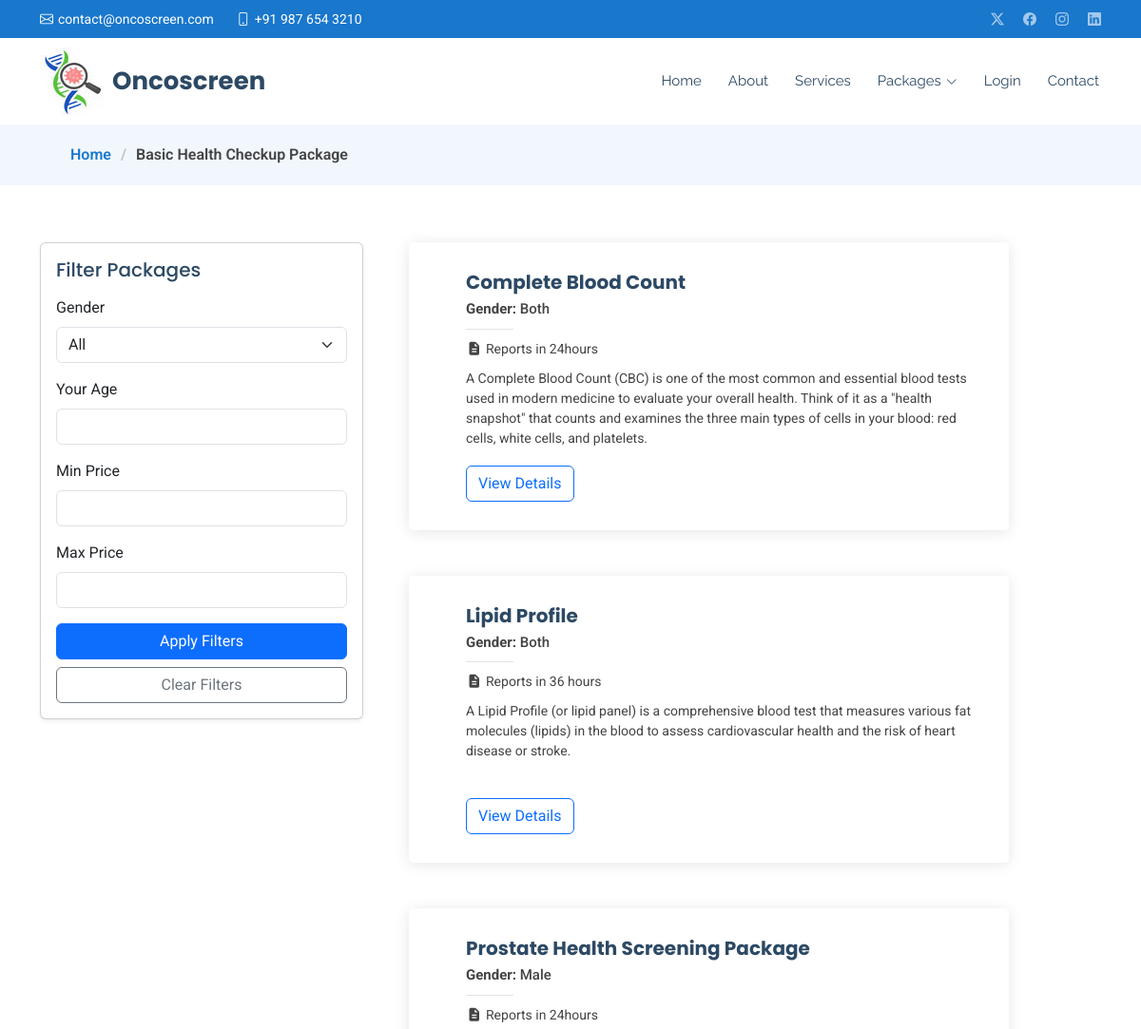
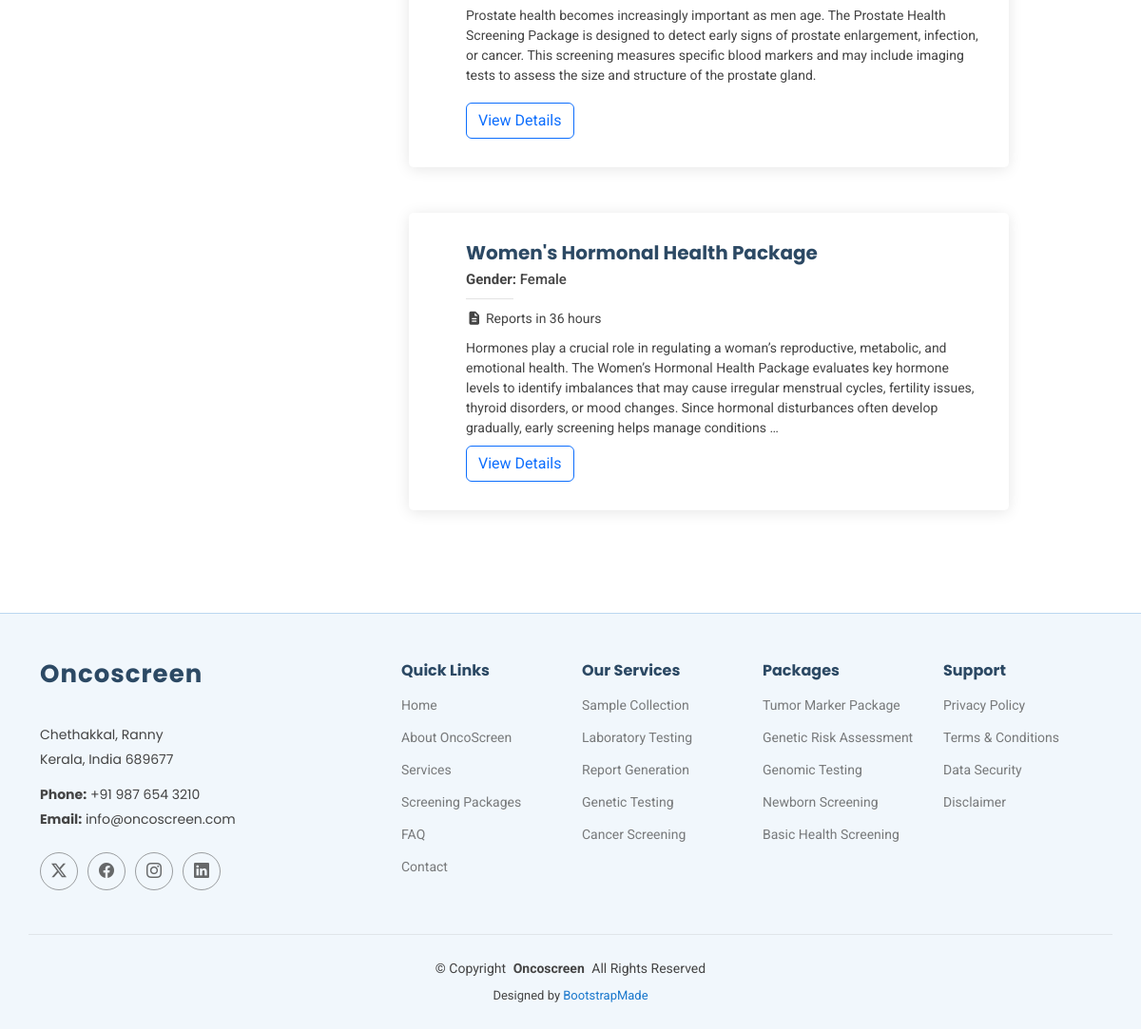
/category_packages/1/, run on the app's committed database (2 pictures, top to bottom).
### bookingplatform/models.py (models this page shows, shortened)
class PackageCategory(models.Model):
    name = models.CharField(max_length=255)
    description = models.TextField(blank=True)
    icon = models.CharField(
        max_length=255,
        help_text='Font Awesome icons(e.g. fa-dna, fa-heartbeat)',
        blank=True
    )
    def __str__(self):
        return self.name

class LabPackage(models.Model): #labprofile is deleted will delete all packages
    HOME_COLLECTION_CHOICES = (
        ('YES', 'Home Collection Available'),
        ('NO', 'Lab Visit Required'),
        )
    lab = models.ForeignKey(
        Lab,
        on_delete=models.CASCADE,
        related_name='packages'
    )
    category = models.ForeignKey(
        PackageCategory,
        on_delete=models.SET_NULL,
        null=True,
        related_name='packages'
    )
    name = models.CharField(max_length=255)
    intro_heading = models.CharField(
        max_length=255,
         help_text="Eg: What is Breast Cancer?"
         )
    intro_description = RichTextField()
    tests = models.ManyToManyField(
        LabTest,
        related_name='packages',
        blank=True
    )
    risk_factors = RichTextField()
    age_recommendation = RichTextField()
    min_age = models.PositiveBigIntegerField(
        null=True,
        blank=True,
        help_text='Minimum age in years'
    )
    max_age = models.PositiveBigIntegerField(
        null=True,
        blank=True,
        help_text='Maximum age in years'
    )
    gender = models.CharField(
        max_length=10,
        choices=(
            ('MALE','Male'),
            ('FEMALE','Female'),
            ('BOTH','Both'))
    )
    recommended_age_text = models.CharField(max_length=255,null=True,blank=True)
    price = models.DecimalField(max_digits=8,decimal_places=2)
    report_time = models.CharField(max_length=100)
    home_collection = models.CharField(
        max_length=3,
        choices=HOME_COLLECTION_CHOICES,
        default='NO'
        )
    is_active = models.BooleanField(default=True)
    created_at=models.DateTimeField(auto_now_add=True)

### bookingplatform/views.py (the view)
# urls.py: path('category_packages/<int:pk>/',views.category_packages_view,name='category_packages'),
def category_packages_view(request,pk):
    category = PackageCategory.objects.get(id=pk)
    print(category)
    packages = LabPackage.objects.filter(
        category=category,
        is_active=True
    )
    gender = request.GET.get('gender')
    age = request.GET.get('age')
    min_price = request.GET.get('min_price')
    max_price = request.GET.get('max_price')
    if gender:
        packages = packages.filter(
            Q(gender=gender) | Q(gender='BOTH')
        )
    if age:
        age = int(age)
        packages = packages.filter(
            Q(min_age__lte=age) | Q(min_age__isnull=True),
            Q(max_age__gte=age) | Q(max_age__isnull=True)
        )
    if min_price:
        packages = packages.filter(price__gte=min_price)
    if max_price:
        packages = packages.filter(price__lte=max_price)
    return render(request, 'category_packages.html',{
    'category': category,
    'packages':packages
    })

### bookingplatform/context_processors.py (called while the page is built, shortened)
def menu_categories(request):
    return{
        'menu_categories':PackageCategory.objects.all()
    }

def notifications(request):
    return{}

### bookingplatform/templatetags/currency_filters.py (called while the page is built)
@register.filter
def inr_format(value):
    try:
        if value is None:
            return "₹ 0.00"
        if not isinstance(value, Decimal):
            value = Decimal(str(value))
        return format_currency(value, "INR", locale="en_IN")
    except (InvalidOperation, TypeError, ValueError):
        return "₹ 0.00"

### templates/category_packages.html (shortened to what this page needs)
{% extends 'base.html' %}
{% load static %}
{% load currency_filters %}
{% block content %}
    <div class="page-title" data-aos="fade">
      <nav class="breadcrumbs">
        <div class="container">
          <ol>
            <li><a href="/">Home</a></li>
            <li class="current">{{category.name}}</li>
          </ol>
        </div>
      </nav>
    <section id="about" class="about doctors section">
      <div class="container">
        <div class="row gy-4 gx-5">
          <div class="col-lg-4 position-relative align-self-start" data-aos="fade-up" data-aos-delay="200">
                <div class="card shadow-sm p-3">
                  <h5 class="mb-3">Filter Packages</h5>
                  <form method="get">
                    <div class="mb-3">
                      <label class="form-label">Gender</label>
                      <select name="gender" class="form-select">
                        <option value="">All</option>
                      </select>
                    </div>
                    <div class="mb-3">
                      <label class="form-label">Your Age</label>
                      <input type="number"
                            name="age"
                            class="form-control"
                            min="0"
                            value="{{ request.GET.age }}">
                    </div>
                    <div class="mb-3">
                      <label class="form-label">Min Price</label>
                      <input type="number"
                            name="min_price"
                            class="form-control"
                            value="{{ request.GET.min_price }}">
                    </div>
                    <div class="mb-3">
                      <label class="form-label">Max Price</label>
                      <input type="number"
                            name="max_price"
                            class="form-control"
                            value="{{ request.GET.max_price }}">
                    </div>
                    <button type="submit" class="btn btn-primary w-100">
                      Apply Filters
                    </button>
                    <a href="{% url 'category_packages' category.id %}"
                      class="btn btn-outline-secondary w-100 mt-2">
                      Clear Filters
                    </a>
                  </form>
                </div>
          </div>
          <div class="col-lg-7 content" data-aos="fade-up" data-aos-delay="100">
            <div class="col-lg-12" data-aos="fade-up" data-aos-delay="100">
              {% for package in packages %}
                <div class="team-member d-flex align-items-start mb-5">
                  <div class="member-info">
                    <h4>{{ package.name }}</h4>
                    <span><b>Gender: </b>{{ package.gender|title }}</span>
                    <p><i class="fa-solid fa-file-lines"></i>
                      Reports in {{ package.report_time }}</p>
                       <p>{{ package.intro_description|truncatewords:50|safe   }}</p>
                      <a href="{% url 'packages_detail' package.id %}"  class="btn btn-outline-primary mt-2">View Details</a>
                  </div>
                </div>
                {% empty %}
                 <div class="text-center py-5">
                  <h5>No Packages Match Your Filter</h5>
                </div>
               {% endfor %}
            </div>
          </div>
        </div>
      </div>
    </section>
{% endblock %}

### static/assets/css/main.css (style rules this page uses)
:root { --default-font: "Roboto", system-ui, -apple-system, "Segoe UI", Roboto, "Helvetica Neue", Arial, "Noto Sans", "Liberation Sans", sans-serif, "Apple Color Emoji", "Segoe UI Emoji", "Segoe UI Symbol", "Noto Color Emoji"; --heading-font: "Poppins", sans-serif; --nav-font: "Raleway", sans-serif; }
:root { --background-color: #ffffff; --default-color: #444444; --heading-color: #2c4964; --accent-color: #1977cc; --surface-color: #ffffff; --contrast-color: #ffffff; }
:root { --nav-color: #2c4964; --nav-hover-color: #1977cc; --nav-mobile-background-color: #ffffff; --nav-dropdown-background-color: #ffffff; --nav-dropdown-color: #2c4964; --nav-dropdown-hover-color: #1977cc; }
:root { scroll-behavior: smooth; }
body { color: var(--default-color); background-color: var(--background-color); font-family: var(--default-font); }
a { color: var(--accent-color); text-decoration: none; transition: 0.3s; }
h1, h2, h3, h4, h5, h6 { color: var(--heading-color); font-family: var(--heading-font); }
.page-title { color: var(--default-color); background-color: var(--background-color); position: relative; }
.page-title nav { background-color: color-mix(in srgb, var(--accent-color), transparent 94%); padding: 20px 0; }
.page-title nav ol { display: flex; flex-wrap: wrap; list-style: none; margin: 0; font-size: 16px; font-weight: 600; }
.page-title nav ol li+li { padding-left: 10px; }
.page-title nav ol li+li::before { content: "/"; display: inline-block; padding-right: 10px; color: color-mix(in srgb, var(--default-color), transparent 70%); }
section, .section { color: var(--default-color); background-color: var(--background-color); padding: 60px 0; scroll-margin-top: 72px; overflow: clip; }
.doctors .team-member { background-color: var(--surface-color); box-shadow: 0px 2px 15px rgba(0, 0, 0, 0.1); position: relative; border-radius: 5px; transition: 0.5s; padding: 30px; height: 100%; }
.doctors .team-member .member-info { padding-left: 30px; }
.doctors .team-member h4 { font-weight: 700; margin-bottom: 5px; font-size: 20px; }
.doctors .team-member span { display: block; font-size: 15px; padding-bottom: 10px; position: relative; font-weight: 500; }
.doctors .team-member span::after { content: ""; position: absolute; display: block; width: 50px; height: 1px; background: color-mix(in srgb, var(--default-color), transparent 85%); bottom: 0; left: 0; }
.doctors .team-member p { margin: 10px 0 0 0; font-size: 14px; }

### data on the page
PackageCategory: name "Basic Health Checkup Package"
LabPackage: name "Complete Blood Count", gender "Both", report_time "24hours", intro_description "A Complete Blood Count (CBC) is one of the most common and essential blood tests used in modern medicine to evaluate your overall health. Think of it as a \"health snapshot\" that counts and examines the three main types of cells in your blood: red cells, white cells, and platelets."
LabPackage: name "Lipid Profile", gender "Both", report_time "36 hours", intro_description "A Lipid Profile (or lipid panel) is a comprehensive blood test that measures various fat molecules (lipids) in the blood to assess cardiovascular health and the risk of heart disease or stroke."
LabPackage: name "Prostate Health Screening Package", gender "Male", report_time "24hours", intro_description "Prostate health becomes increasingly important as men age. The Prostate Health Screening Package is designed to detect early signs of prostate enlargement, infection, or cancer. This screening measures specific blood markers and may include imaging tests to assess the size and structure of the prostate gland."
LabPackage: name "Women's Hormonal Health Package", gender "Female", report_time "36 hours", intro_description "Hormones play a crucial role in regulating a woman’s reproductive, metabolic, and emotional health. The Women’s Hormonal Health Package evaluates key hormone levels to identify imbalances that may cause irregular menstrual cycles, fertility issues, thyroid disorders, or mood changes. Since hormonal disturbances often develop gradually, early screening helps manage conditions …"
